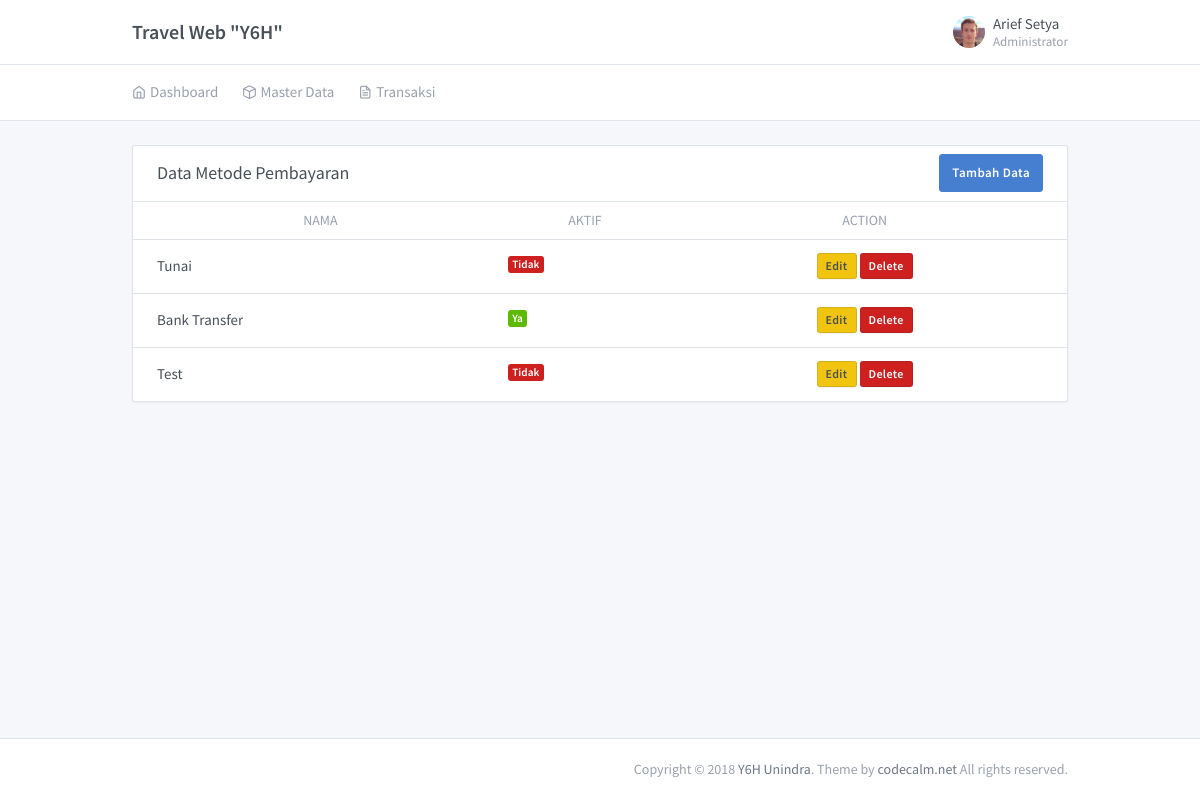
The page /admin/index.php?m=metode_pembayaran (signed in) on the database its author committed.
### tables this page shows
CREATE TABLE `metode_pembayaran` (
  `id` int(11) NOT NULL AUTO_INCREMENT,
  `nama` varchar(100) NOT NULL,
  `konfirmasi` int(11) NOT NULL,
  PRIMARY KEY (`id`)
);

### admin/tampilan/metode_pembayaran/data.php (the view, shortened to what this page needs)
<?php
$sql 	= "SELECT * FROM metode_pembayaran";
$data 	= mysqli_query($koneksi,$sql);
?>
<div class="row row-cards">
  <div class="col-12">
    <div class="card">
      <div class="card-header">
        <h3 class="card-title">Data Metode Pembayaran</h3>
        <a href="index.php?m=metode_pembayaran&p=tambah" class="btn btn-primary ml-auto text-white">Tambah Data</a>
      </div>
      <div class="table-responsive">
        <table class="table card-table table-vcenter text-nowrap">
          <thead>
            <tr>
              <th class="text-center">Nama</th>
              <th class="text-center">Aktif</th>
              <th class="text-center">Action</th>
            </tr>
          </thead>
          <tbody>
  			<?php
  			while ($key = mysqli_fetch_array($data)) {
  			?>
            <tr>
              <td><?=$key['nama'];?></td>
              <td><?php echo $key['konfirmasi'] == 1 ? "<label class='badge badge-success'>Ya</label>":"<label class='badge badge-danger'>Tidak</label>";?></td>
              <td class="text-center">
                <a href="index.php?m=<?=$modul;?>&p=ubah&id=<?=$key['id'];?>" class="btn btn-secondary bg-warning btn-sm">Edit</a>
                <a href="proses/<?=$modul;?>/hapus.php?id=<?=$key['id'];?>" class="btn btn-secondary bg-danger text-white btn-sm" onclick="return confirm('Apakah Anda yakin ingin menghapus data <?=$key['nama'];?>')">Delete</a>
              </td>
            </tr>
        	<?php } ?>
          </tbody>
        </table>
      </div>
    </div>
  </div>
</div>

### rows shown on the page
metode_pembayaran: nama "Tunai", konfirmasi "Tidak"
metode_pembayaran: nama "Bank Transfer", konfirmasi "Ya"
metode_pembayaran: nama "Test", konfirmasi "Tidak"

### other values the page prints
$_SESSION['nama'] "Arief Setya"
